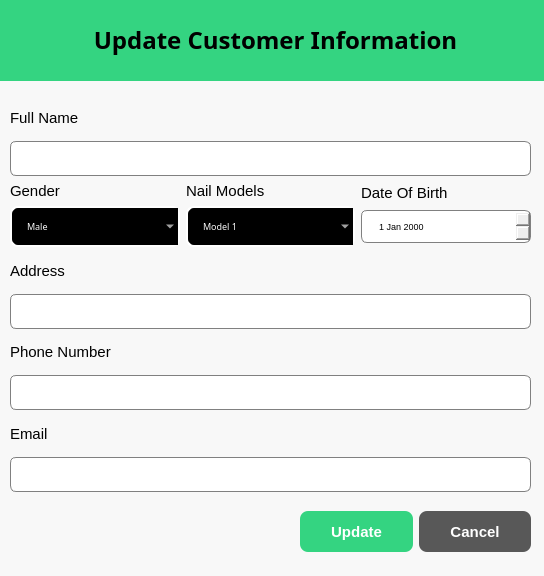
<?xml version="1.0" encoding="UTF-8"?>
<ui version="4.0">
 <class>UpdateKhachHangDialog</class>
 <widget class="QDialog" name="UpdateKhachHangDialog">
  <property name="geometry">
   <rect>
    <x>0</x>
    <y>0</y>
    <width>544</width>
    <height>576</height>
   </rect>
  </property>
  <property name="font">
   <font>
    <family>Poppins</family>
    <pointsize>20</pointsize>
    <bold>true</bold>
   </font>
  </property>
  <property name="windowTitle">
   <string>Dialog</string>
  </property>
  <property name="styleSheet">
   <string notr="true">QDialog{
	background-color: #F8F8F8;
}

QLineEdit{
	border: 1px solid gray;
	border-radius: 6px;
	padding-left: 15px;
	height: 35px;
}

QDateEdit{
	border: 1px solid gray;
	border-radius: 6px;
	padding-left: 15px;
	height: 31px;
}

QComboBox{
	border: 2px solid white;
	border-radius: 8px;
	padding: 1px 18px 1px 3px;
	background-color: black;
	color: white;
	height: 35px;
	padding-left: 15px;
	font-weight: ;
	selection-background-color: #2980B9;
}

</string>
  </property>
  <widget class="Line" name="line">
   <property name="geometry">
    <rect>
     <x>0</x>
     <y>70</y>
     <width>551</width>
     <height>16</height>
    </rect>
   </property>
   <property name="orientation">
    <enum>Qt::Orientation::Horizontal</enum>
   </property>
  </widget>
  <widget class="QLabel" name="label">
   <property name="geometry">
    <rect>
     <x>0</x>
     <y>0</y>
     <width>551</width>
     <height>81</height>
    </rect>
   </property>
   <property name="font">
    <font>
     <family>Poppins</family>
     <pointsize>18</pointsize>
     <bold>true</bold>
    </font>
   </property>
   <property name="styleSheet">
    <string notr="true">background-color: rgb(52, 212, 129);</string>
   </property>
   <property name="text">
    <string>&lt;html&gt;&lt;head/&gt;&lt;body&gt;&lt;p align=&quot;center&quot;&gt;Update Customer Information&lt;/p&gt;&lt;/body&gt;&lt;/html&gt;</string>
   </property>
   <property name="indent">
    <number>-1</number>
   </property>
  </widget>
  <widget class="QWidget" name="layoutWidget">
   <property name="geometry">
    <rect>
     <x>10</x>
     <y>100</y>
     <width>521</width>
     <height>392</height>
    </rect>
   </property>
   <layout class="QVBoxLayout" name="verticalLayout_17">
    <item>
     <layout class="QVBoxLayout" name="verticalLayout">
      <item>
       <widget class="QLabel" name="label_2">
        <property name="font">
         <font>
          <pointsize>11</pointsize>
          <bold>false</bold>
         </font>
        </property>
        <property name="styleSheet">
         <string notr="true">color: rgb(0, 0, 0);</string>
        </property>
        <property name="text">
         <string>Full Name</string>
        </property>
       </widget>
      </item>
      <item>
       <widget class="QLineEdit" name="update_name_lineEdit">
        <property name="minimumSize">
         <size>
          <width>0</width>
          <height>35</height>
         </size>
        </property>
        <property name="maximumSize">
         <size>
          <width>16777215</width>
          <height>35</height>
         </size>
        </property>
       </widget>
      </item>
     </layout>
    </item>
    <item>
     <layout class="QHBoxLayout" name="horizontalLayout">
      <item>
       <layout class="QVBoxLayout" name="verticalLayout_14">
        <item>
         <widget class="QLabel" name="label_15">
          <property name="font">
           <font>
            <pointsize>11</pointsize>
            <bold>false</bold>
           </font>
          </property>
          <property name="styleSheet">
           <string notr="true">color: rgb(0, 0, 0);</string>
          </property>
          <property name="text">
           <string>&lt;html&gt;&lt;head/&gt;&lt;body&gt;&lt;p&gt;Gender&lt;/p&gt;&lt;/body&gt;&lt;/html&gt;</string>
          </property>
         </widget>
        </item>
        <item>
         <widget class="QComboBox" name="update_gender_comboBox">
          <property name="font">
           <font>
            <family>Poppins Medium</family>
            <pointsize>7</pointsize>
            <bold>false</bold>
           </font>
          </property>
          <item>
           <property name="text">
            <string>Male</string>
           </property>
          </item>
          <item>
           <property name="text">
            <string>Female</string>
           </property>
          </item>
          <item>
           <property name="text">
            <string>Others</string>
           </property>
          </item>
         </widget>
        </item>
       </layout>
      </item>
      <item>
       <layout class="QVBoxLayout" name="verticalLayout_16">
        <item>
         <widget class="QLabel" name="label_16">
          <property name="font">
           <font>
            <pointsize>11</pointsize>
            <bold>false</bold>
           </font>
          </property>
          <property name="styleSheet">
           <string notr="true">
color: rgb(0, 0, 0);</string>
          </property>
          <property name="text">
           <string>&lt;html&gt;&lt;head/&gt;&lt;body&gt;&lt;p&gt;Nail Models&lt;/p&gt;&lt;/body&gt;&lt;/html&gt;</string>
          </property>
         </widget>
        </item>
        <item>
         <widget class="QComboBox" name="update_nm_comboBox">
          <property name="font">
           <font>
            <family>Poppins Medium</family>
            <pointsize>7</pointsize>
            <bold>false</bold>
           </font>
          </property>
          <item>
           <property name="text">
            <string>Model 1</string>
           </property>
          </item>
          <item>
           <property name="text">
            <string>Model 2</string>
           </property>
          </item>
          <item>
           <property name="text">
            <string>Model 3</string>
           </property>
          </item>
          <item>
           <property name="text">
            <string>Model 4</string>
           </property>
          </item>
          <item>
           <property name="text">
            <string>Model 5</string>
           </property>
          </item>
          <item>
           <property name="text">
            <string>Model 6</string>
           </property>
          </item>
          <item>
           <property name="text">
            <string>Model 7</string>
           </property>
          </item>
          <item>
           <property name="text">
            <string>Model 8</string>
           </property>
          </item>
          <item>
           <property name="text">
            <string>Model 9</string>
           </property>
          </item>
          <item>
           <property name="text">
            <string>Model 10</string>
           </property>
          </item>
         </widget>
        </item>
       </layout>
      </item>
      <item>
       <layout class="QVBoxLayout" name="verticalLayout_15">
        <item>
         <widget class="QLabel" name="label_17">
          <property name="sizePolicy">
           <sizepolicy hsizetype="Fixed" vsizetype="Fixed">
            <horstretch>0</horstretch>
            <verstretch>0</verstretch>
           </sizepolicy>
          </property>
          <property name="font">
           <font>
            <pointsize>11</pointsize>
            <bold>false</bold>
           </font>
          </property>
          <property name="styleSheet">
           <string notr="true">color: rgb(0, 0, 0);</string>
          </property>
          <property name="text">
           <string>&lt;html&gt;&lt;head/&gt;&lt;body&gt;&lt;p&gt;Date Of Birth&lt;/p&gt;&lt;/body&gt;&lt;/html&gt;</string>
          </property>
         </widget>
        </item>
        <item>
         <widget class="QDateEdit" name="update_dob_dateEdit">
          <property name="font">
           <font>
            <family>MS Shell Dlg 2</family>
            <pointsize>7</pointsize>
            <bold>false</bold>
           </font>
          </property>
         </widget>
        </item>
       </layout>
      </item>
     </layout>
    </item>
    <item>
     <layout class="QVBoxLayout" name="verticalLayout_11">
      <item>
       <widget class="QLabel" name="label_12">
        <property name="font">
         <font>
          <pointsize>11</pointsize>
          <bold>false</bold>
         </font>
        </property>
        <property name="styleSheet">
         <string notr="true">color: rgb(0, 0, 0);</string>
        </property>
        <property name="text">
         <string>Address</string>
        </property>
       </widget>
      </item>
      <item>
       <widget class="QLineEdit" name="update_address_lineEdit">
        <property name="minimumSize">
         <size>
          <width>0</width>
          <height>35</height>
         </size>
        </property>
        <property name="maximumSize">
         <size>
          <width>16777215</width>
          <height>35</height>
         </size>
        </property>
       </widget>
      </item>
     </layout>
    </item>
    <item>
     <layout class="QVBoxLayout" name="verticalLayout_12">
      <item>
       <widget class="QLabel" name="label_13">
        <property name="font">
         <font>
          <pointsize>11</pointsize>
          <bold>false</bold>
         </font>
        </property>
        <property name="styleSheet">
         <string notr="true">color: rgb(0, 0, 0);</string>
        </property>
        <property name="text">
         <string>Phone Number</string>
        </property>
       </widget>
      </item>
      <item>
       <widget class="QLineEdit" name="update_phone_lineEdit">
        <property name="minimumSize">
         <size>
          <width>0</width>
          <height>35</height>
         </size>
        </property>
        <property name="maximumSize">
         <size>
          <width>16777215</width>
          <height>35</height>
         </size>
        </property>
       </widget>
      </item>
     </layout>
    </item>
    <item>
     <layout class="QVBoxLayout" name="verticalLayout_13">
      <item>
       <widget class="QLabel" name="label_14">
        <property name="font">
         <font>
          <pointsize>11</pointsize>
          <bold>false</bold>
         </font>
        </property>
        <property name="styleSheet">
         <string notr="true">color: rgb(0, 0, 0);</string>
        </property>
        <property name="text">
         <string>Email</string>
        </property>
       </widget>
      </item>
      <item>
       <widget class="QLineEdit" name="update_email_lineEdit">
        <property name="minimumSize">
         <size>
          <width>0</width>
          <height>35</height>
         </size>
        </property>
        <property name="maximumSize">
         <size>
          <width>16777215</width>
          <height>35</height>
         </size>
        </property>
       </widget>
      </item>
     </layout>
    </item>
   </layout>
  </widget>
  <widget class="QWidget" name="layoutWidget">
   <property name="geometry">
    <rect>
     <x>300</x>
     <y>510</y>
     <width>231</width>
     <height>43</height>
    </rect>
   </property>
   <layout class="QHBoxLayout" name="horizontalLayout_2">
    <item>
     <widget class="QPushButton" name="updatepushButton">
      <property name="minimumSize">
       <size>
        <width>0</width>
        <height>41</height>
       </size>
      </property>
      <property name="font">
       <font>
        <pointsize>-1</pointsize>
        <bold>true</bold>
       </font>
      </property>
      <property name="styleSheet">
       <string notr="true">QPushButton{
	background-color: #34D481;
	color: white;
	border: none;
	border-radius: 8px;
	font-weight: bold;
	font-size: 15px;

}</string>
      </property>
      <property name="text">
       <string>Update</string>
      </property>
     </widget>
    </item>
    <item>
     <widget class="QPushButton" name="updatecancelpushButton">
      <property name="minimumSize">
       <size>
        <width>0</width>
        <height>41</height>
       </size>
      </property>
      <property name="font">
       <font>
        <pointsize>-1</pointsize>
        <bold>true</bold>
       </font>
      </property>
      <property name="styleSheet">
       <string notr="true">QPushButton{
	background-color: #585858;
	color: white;
	border: none;
	border-radius: 8px;
	font-weight: bold;
	font-size: 15px;

}</string>
      </property>
      <property name="text">
       <string>Cancel</string>
      </property>
     </widget>
    </item>
   </layout>
  </widget>
 </widget>
 <resources/>
 <connections/>
</ui>
